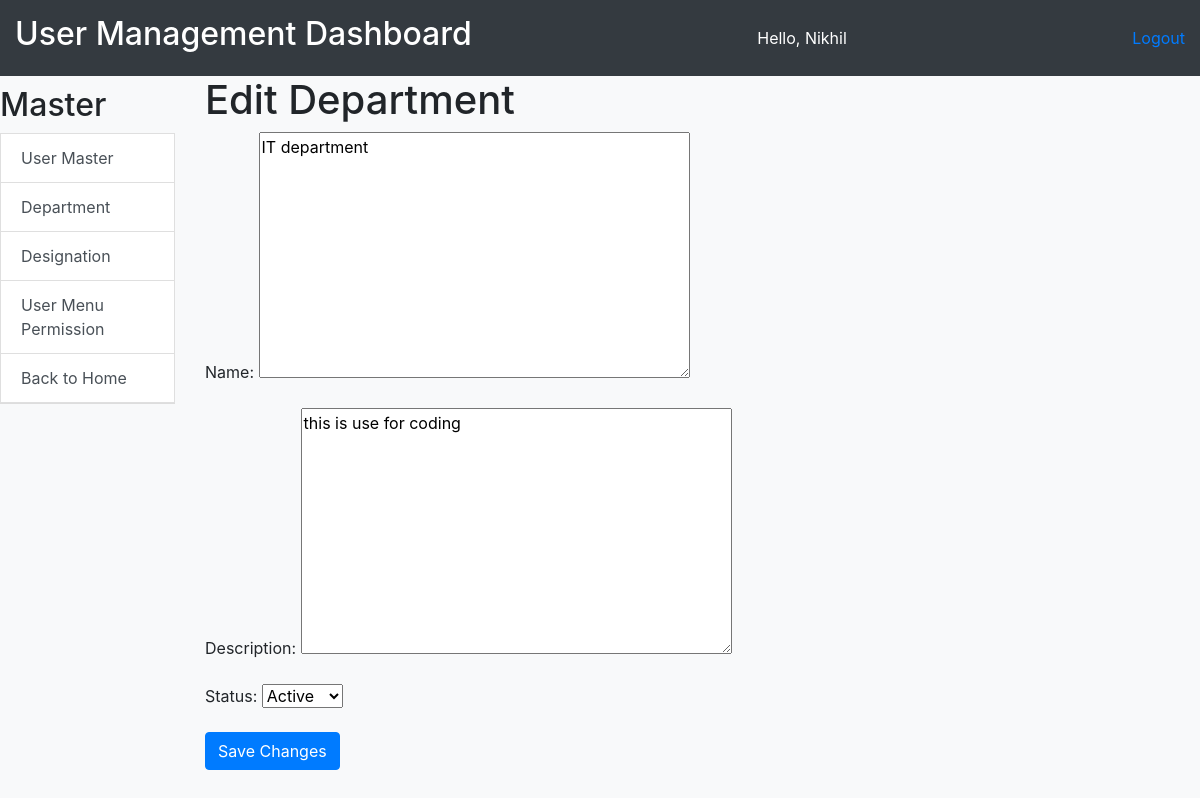
/emp_home/edit_department/1/ (signed in), run on the app's committed database.
### employee/models.py (models this page shows, shortened)
class Department(models.Model):
    STATUS_CHOICES = [
        (1, 'Active'),
        (0, 'Inactive'),
    ]
    name = models.TextField()
    description = models.TextField()
    status = models.IntegerField(choices=STATUS_CHOICES, default=1)
    date_added = models.DateTimeField(default=timezone.now)
    date_updated = models.DateTimeField(auto_now=True)

### employee/views.py (the view)
# urls.py: path('edit_department/<int:department_id>/', edit_department, name='edit_department'),
@login_required
def edit_department(request, department_id):
    department = get_object_or_404(Department, id=department_id)
    if request.method == 'POST':
        form = DepartmentForm(request.POST, instance=department)
        if form.is_valid():
            form.save()
            return redirect('department')  # Redirect to the department page
    else:
        form = DepartmentForm(instance=department)
    return render(request, 'edit_department.html', {'department': department, 'form': form})

### employee/forms.py
class DepartmentForm(forms.ModelForm):
    class Meta:
        model = Department
        fields = ['name', 'description', 'status']

### employee/templates/edit_department.html (shortened to what this page needs)
{% extends 'user_management.html' %}
{% block content %}
  <h1>Edit Department</h1>
  <form method="post" action="{% url 'edit_department' department.id %}">
    {{ form.as_p }}
    <button type="submit" class="btn btn-primary">Save Changes</button>
  </form>
{% endblock %}

### employee/templates/user_management.html (shortened to what this page needs)
<!DOCTYPE html>
<html lang="en">
<head>
    <link rel="stylesheet" href="https://cdn.jsdelivr.net/npm/bootstrap@4.6.2/dist/css/bootstrap.min.css">
    <link rel="stylesheet" type="text/css" href="https://cdn.datatables.net/1.13.7/css/jquery.dataTables.min.css">
    <link rel="stylesheet" type="text/css" href="https://cdn.datatables.net/buttons/2.4.2/css/buttons.dataTables.min.css">
</head>
<body>
<div class="">
    <div class="row">
        <div class="col-md-12">
            <div class="dashboard-header">
                <h2>User Management Dashboard</h2>
                <span>Hello, {{ user.first_name }}</span>
                <div>
                <a href="{% url 'logout' %}">Logout</a>
                </div>
            </div>
        </div>
    </div>
    <div class="row">
        <div class="col-sm-2 p-0">
            <div class="master-section">
                <h2>Master</h2>
                <a href="{% url 'user_master' %}" class="list-group-item list-group-item-action {% if request.resolver_match.url_name == 'user_master' %}active{% endif %}">User Master</a>
                <a href="{% url 'department' %}" class="list-group-item list-group-item-action {% if request.resolver_match.url_name == 'department' %}active{% endif %}">Department</a>
                <a href="{% url 'designation' %}" class="list-group-item list-group-item-action {% if request.resolver_match.url_name == 'designation' %}active{% endif %}">Designation</a>
                {% if user.is_staff %}
                <a href="{% url 'user_menu_permission' %}" class="list-group-item list-group-item-action {% if request.resolver_match.url_name == 'user_menu_permission' %}active{% endif %}">User Menu Permission</a>
                {% endif %}
                <a href="{% url 'emp_home' %}" class="list-group-item list-group-item-action {% if request.resolver_match.url_name == 'index' %}active{% endif %}">Back to Home</a>
            </div>
        </div>
        <div class="col-sm-10 main-content">
            {% block content %}{% endblock %}
        </div>
    </div>
</div>
</body>
</html>

### employee/templates/user_management.html (style rules this page uses)
body { background-color: #f8f9fa; margin: 0; }
.dashboard-header { background-color: #343a40; color: #ffffff; padding: 15px; text-align: right; display: flex; justify-content: space-between; align-items: center; width: 100%; margin: 0; }
.master-section { margin: 10px 15px; border-bottom: 1px solid #ddd; }

### data on the page
Department: name "IT department", description "this is use for coding", status "Active"

### other printed values
{{ user.first_name }} "Nikhil"
